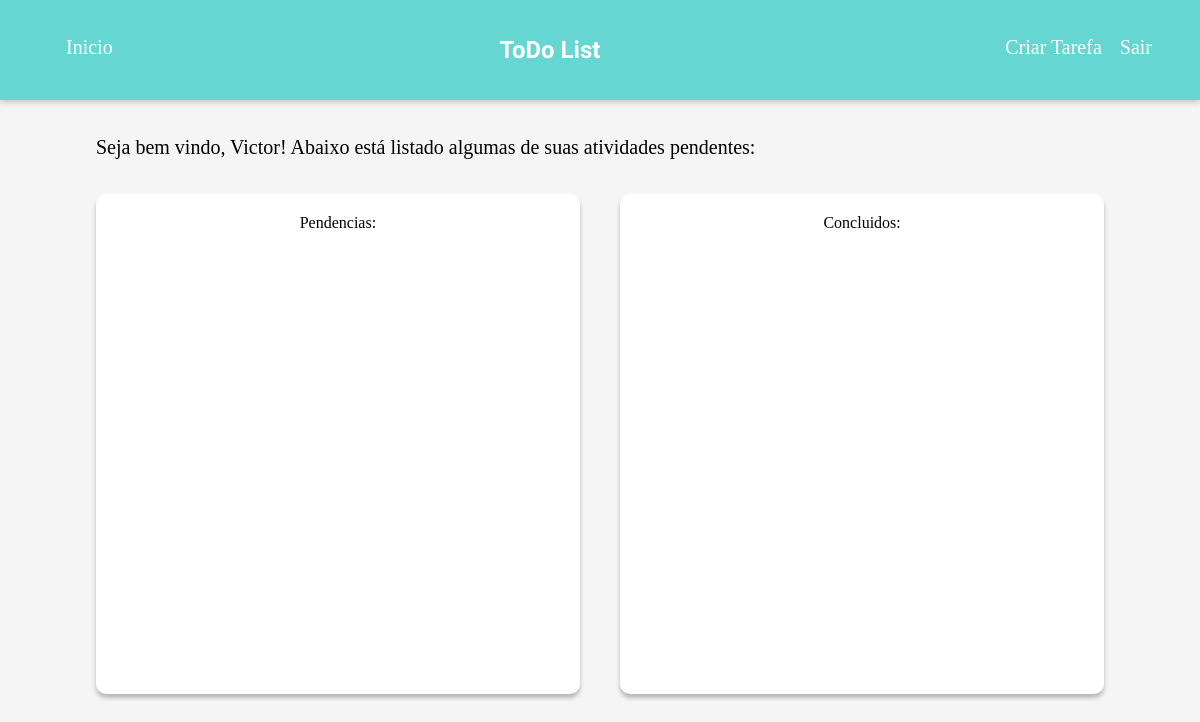
The page /index (signed in) on the database as committed earlier.
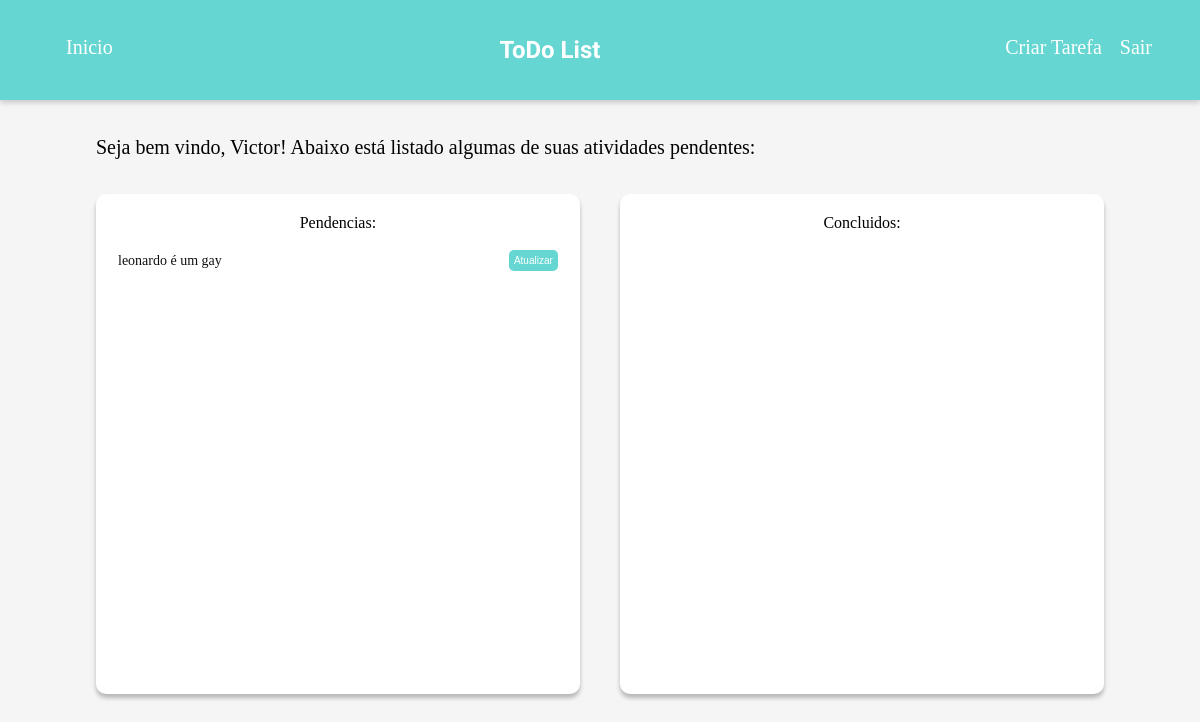
The same page on the database as committed later.
### app/models/tables.py (models this page shows, shortened)
class Users(db.Model):
    __tablename__ = "users"
    id = db.Column(db.Integer, primary_key=True)
    name = db.Column(db.String(30), nullable=False)
    surname = db.Column(db.String(30), nullable=False)
    username = db.Column(db.String(12), unique=True, nullable=False)
    passwd = db.Column(db.String(16), nullable=False)
    created_at = db.Column(db.DateTime, default=func.now())
    @property
    def is_authenticated(self):
        return True

class Tasks(db.Model):
    __tablename__ = "tasks"
    id = db.Column(db.Integer, primary_key=True)
    users_id = db.Column(db.Integer, db.ForeignKey('users.id'))
    title = db.Column(db.String(30), nullable=False)
    description = db.Column(db.String(30), nullable=False)
    status = db.Column(db.String(1), nullable=False)
    created_at = db.Column(db.DateTime, default=func.now())
    updated_at = db.Column(db.DateTime)
    users = db.relationship('Users', foreign_keys=users_id)

### app/controllers/routes.py (the view)
@app.route("/index")
@login_required
def index():
    title = 'Pagina Inicial'
    sql1 = Tasks.query.filter_by(users_id=current_user.id, status='0').all()
    sql2 = Tasks.query.filter_by(users_id=current_user.id, status='1').all()
    return render_template('index.html',
                            title=title,
                            sql1=sql1,
                            sql2=sql2)

### app/controllers/routes.py (called while the page is built)
@login.user_loader
def load_user(id):
    return Users.query.filter_by(id=id).first()

### app/templates/index.html (shortened to what this page needs)
{% extends 'tpl.html' %}
{% block content %}
<main>
    <div class="title-text">
        <p>Seja bem vindo, {{ current_user.name }}! Abaixo está listado algumas de suas atividades pendentes: </p>
    </div>
    <div class="box-tasks">
        <div class="box-left">
            <span>Pendencias: </span>
            <table>
                {% for item in sql1 %}
                <tr>
                    <td style="width: 90%;"><a href="http://localhost:5000/details/{{ item.id }}">{{ item.title }}</a></td>
                    <td><button value="{{ item.id }}" onclick="updateTask(this.value);">Atualizar</button></td>
                </tr>
                {% endfor %}
            </table>
        </div>
        <div class="box-right">
            <span>Concluidos: </span>
        </div>
    </div>
</main>
{% endblock %}

### app/templates/tpl.html (shortened to what this page needs)
<!DOCTYPE html>
<html lang="pt-BR">
<head>
    <link rel="stylesheet" href="{{ url_for('static', filename='css/style.css') }}">
</head>
<body>
    <header>
        <a href="{{ url_for('index') }}">Inicio</a>
        <h2>ToDo List</h2>
        <nav>
            <ul>
                <li><a href="javascript:addTask();">Criar Tarefa</a></li>
                <li><a href="{{ url_for('logout') }}">Sair</a></li>
            </ul>
        </nav>
    </header>
    {% block content %}
    {% endblock %}
</body>
</html>

### app/static/css/style.css (style rules this page uses)
* { padding: 0; margin: 0; box-sizing: border-box; text-decoration: none; list-style: none; }
body { background-color: #F5F5F5; }
header { width: 100%; display: flex; justify-content: space-between; background-color: #65D6D1; padding: 3% 4%; color: #FFF; box-shadow: 0 3px 5px #CCC; }
header ul { display: flex; }
header a { color: #FFF; margin-left: 18px; font-size: 20px; }
header h2 { font-size: 24px; font-family: 'Russo One', sans-serif; }
main { width: 100%; display: flex; flex-direction: column; padding: 3% 8%; }
.box-tasks { margin-top: 35px; display: flex; justify-content: space-between; }
main p { font-size: 20px; }
.box-left { display: flex; flex-direction: column; padding: 20px; flex-basis: 48%; height: 500px; background-color: #FFF; border-radius: 10px; box-shadow: 0px 4px 4px rgba(0, 0, 0, 0.25); }
.box-left span { text-align: center; }
.box-left table { width: 100%; margin-top: 15px; line-height: 20px; }
.box-right { display: flex; flex-direction: column; padding: 20px; flex-basis: 48%; height: 500px; background-color: #FFF; border-radius: 10px; box-shadow: 0px 4px 4px rgba(0, 0, 0, 0.25); }
.box-right span { text-align: center; }
.box-left a { color: #111; font-size: 14px; }
.box-left button { padding: 5px; background-color: #65D6D1; color: #fff; border: none; border-radius: 5px; font-size: 10px; cursor: pointer; }

Rows that differ between the two databases and show on the page:
added Tasks: title "leonardo é um gay", {{ item.id }} 8 (drawn)
